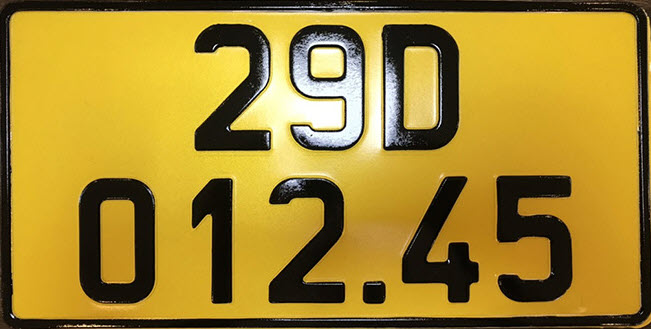
#> input picture Chuong3/images/Thuchanh3_1.jpg, 651 x 329 px, given in place of Cat_test_9.jpg, which was not available
$ jupyter execute 200_2121050443_NguyenVanPhu_BaiTest_So1.ipynb   (text cells are left out)
#> lines starting #> are read from the running program, lines starting #| are printed output that depends on the picture; after the words box and inside, x2 and y2 are one past the last pixel; in counts of white or black regions, pixels touching at a corner belong together; pictures that were not available may be replaced by others from this repository, and a replacement may not be noted
[cell 1]
#Import các thư viện sử dụng:
import numpy as np
import pandas as pd
import matplotlib.pyplot as plt
import cv2

[cell 2]
#Đọc ảnh
img = cv2.imread('Pic/Pic_original/Cat_test_9.jpg',1)
#> img is the input picture: shape (329, 651, 3); mean B, G, R 47.2, 135.6, 164.8

#Chiều cao chiều rộng của ảnh
h = img.shape[0]
#> h = 329
w = img.shape[1]
#> w = 651

#In ra độ phân giải
print('Độ phân giải của ảnh là:', h, 'x', w)
#| Độ phân giải của ảnh là: 329 x 651

#In ra số pixel điểm ảnh
print('Số pixel điểm ảnh là:', img.size)
#| Số pixel điểm ảnh là: 642537

#Hiển thị ảnh
plt.imshow(cv2.cvtColor(img,cv2.COLOR_BGR2RGB))
plt.show()

[cell 3]
#Hiển thị ảnh YUV
plt.subplot(1,2,1)
plt.imshow(cv2.cvtColor(img,cv2.COLOR_BGR2YUV))

#Hiển thị ảnh HSV
plt.subplot(1,2,2)
plt.imshow(cv2.cvtColor(img,cv2.COLOR_BGR2HSV))
plt.show()
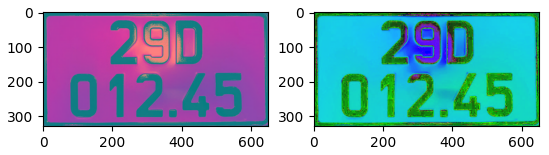
#> figure drawn by matplotlib, 2 panels

[cell 4]
#Lưu ảnh HSV và YUV vào thư mục Saves
cv2.imwrite('Pic/Saves/2121050443_img_yuv.jpg',cv2.cvtColor(img,cv2.COLOR_BGR2YUV))
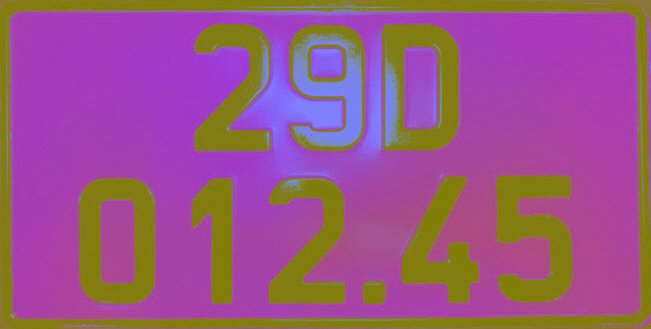
#> saved as 2121050443_img_yuv.jpg: shape (329, 651, 3); mean B, G, R 134.3, 85.2, 154.8
cv2.imwrite('Pic/Saves/2121050443_img_hsv.jpg',cv2.cvtColor(img,cv2.COLOR_BGR2HSV))
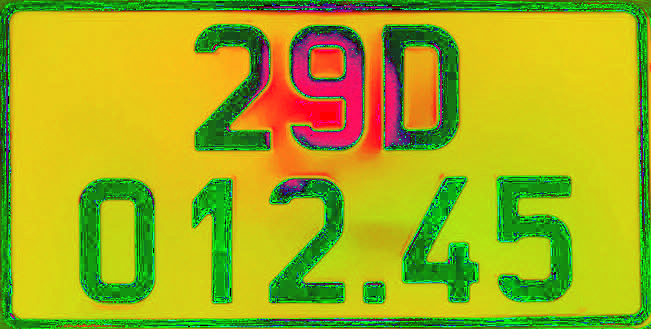
#> saved as 2121050443_img_hsv.jpg: shape (329, 651, 3); mean B, G, R 27.6, 174.4, 165.5
#> Out = True

[cell 5]
#Chiều cao và chiều rộng của ảnh

h = img.shape[0]
w = img.shape[1]

st='Ảnh gốc'

#Thay đổi kích thước ảnh theo tham số nhập vào:
scale = int(input('Nhập vào tỉ lệ % thay đổi kích thước ảnh: '))
#> the answer given: 3

#In ra kich thước ảnh gốc
print('1. Kích thước ảnh gốc: ',h ,'x', w)
#| 1. Kích thước ảnh gốc:  329 x 651

#Tính toán lại kích thước ảnh:
h_new = int((h * scale)/100)
#> h_new = 9
w_new = int((w * scale)/100)
#> w_new = 19

#In ra kích thước ảnh sau khi thay đổi
print('2. Kích thước ảnh sau thay đổi: ',h_new ,'x', w_new)
#| 2. Kích thước ảnh sau thay đổi:  9 x 19

st_new = 'Ảnh Đã Scale'

d_sv = (w_new,h_new)
#> d_sv = (19, 9)

#Nếu giá trị <100 hiển thị ảnh thu nhỏ bằng thuật toán INTER_AREA
if scale < 100:
    img_new = cv2.resize(img,
                        d_sv,
                        interpolation=cv2.INTER_AREA)
    print('--> NOTE: Bạn sẽ thu nhỏ ảnh(Thuật toán: cv2.INTER_AREA)')

#Nếu giá trị >=100 hiển thị ảnh phóng to bằng thuật toán INTER_CUBIC
else:
    img_new = cv2.resize(img,
                        d_sv,
                        interpolation=cv2.INTER_CUBIC)
    print("--> NOTE: Bạn sẽ phóng to ảnh(Thuật toán: cv2.INTER_CUBIC)")

#Ảnh gốc ban đầu
plt.figure(figsize=(15,7))
plt.subplot(1,2,1)
plt.imshow(cv2.cvtColor(img, cv2.COLOR_BGR2RGB))
plt.title(st)

#Ảnh sau khi thay đổi kích thước
plt.subplot(1,2,2)
plt.imshow(cv2.cvtColor(img_new, cv2.COLOR_BGR2RGB))
plt.title(st_new)

plt.show()
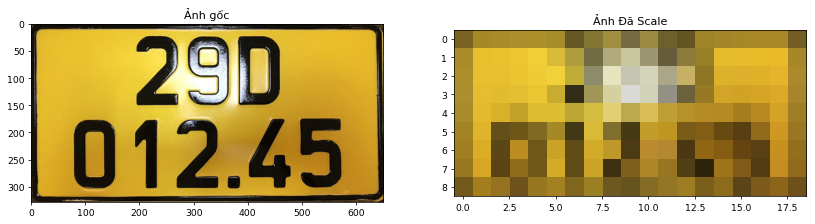
#> figure drawn by matplotlib, 2 panels

[cell 6]
#Lưu ảnh ra thư mục Saves
cv2.imwrite('Pic/Saves/2121050443_img_scale.jpg',img_new)
#> Out = True

[cell 7]
#Đọc ảnh ở chế độ ảnh xám
img = cv2.imread('Pic/Pic_original/Cat_test_9.jpg',0)
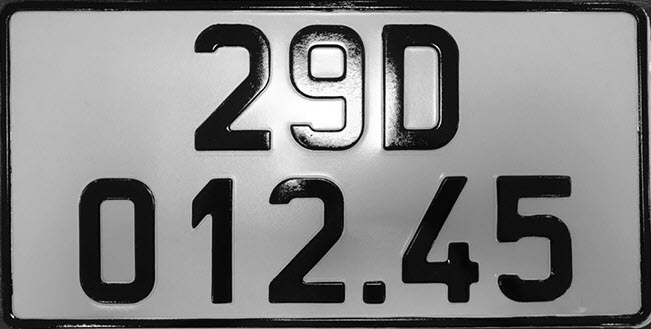
#> img: shape (329, 651); min 0, max 255, mean 134.3

#Ảnh xám
plt.figure(figsize=(15,7))
plt.subplot(1,2,1)
plt.imshow(img,cmap='gray')

#Ảnh sau khi xử lý góc phần tư trắng đen
plt.subplot(1,2,2)
img[350:700,0:600]=0
img[0:350,600:1200]=255
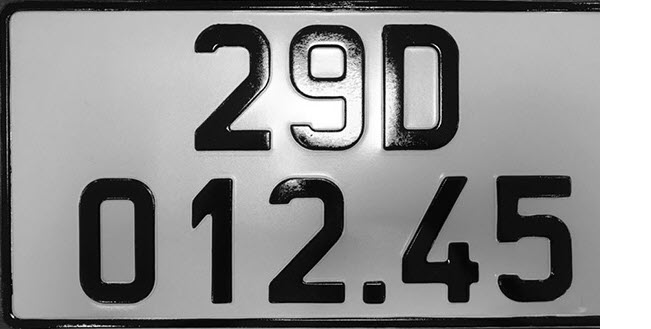
#> img: shape (329, 651); 7.83% of pixels changed, all inside (x1, y1, x2, y2) = (600, 0, 651, 329)

plt.imshow(img,cmap='gray')
plt.show()

[cell 8]
#Lưu ảnh ra thư mục Saves
cv2.imwrite('Pic/Saves/2121050443_img_gray.jpg',img)
#> Out = True

[cell 9]
#Thực hiện xoay ảnh 180 độ
img_180do = cv2.flip(img, 0)
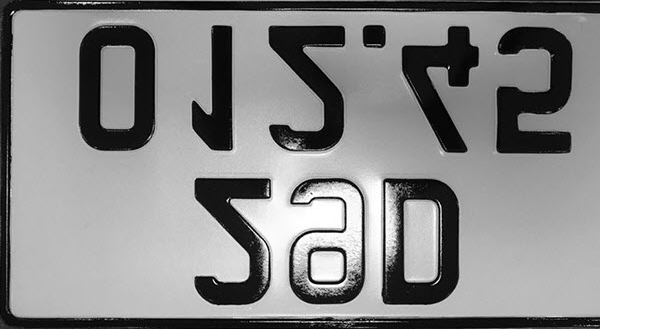
#> img_180do: shape (329, 651); min 0, max 255, mean 144.1

#Ảnh xám sau khi xử lý góc phần tư trắng đen
plt.figure(figsize=(10,5))
plt.subplot(1,2,1)
plt.imshow(img,cmap='gray')
plt.title('Ảnh Gray')

#Ảnh sau khi xử lý xoay 180 độ
plt.subplot(1,2,2)
plt.imshow(img_180do,cmap='gray')
plt.title('Ảnh Đã XOAY - LẬT')
plt.show()

[cell 10]
#Lưu ảnh xoay 180 độ ra thư mục Saves
cv2.imwrite('Pic/Saves/2121050443_img_rotate_flip.jpg',img_180do)
#> Out = True

[cell 11]
#Đọc và hiển thị ảnh Cat_test_001.jpg

img = cv2.imread('Pic/Pic_original/Cat_test_001.jpg',1)
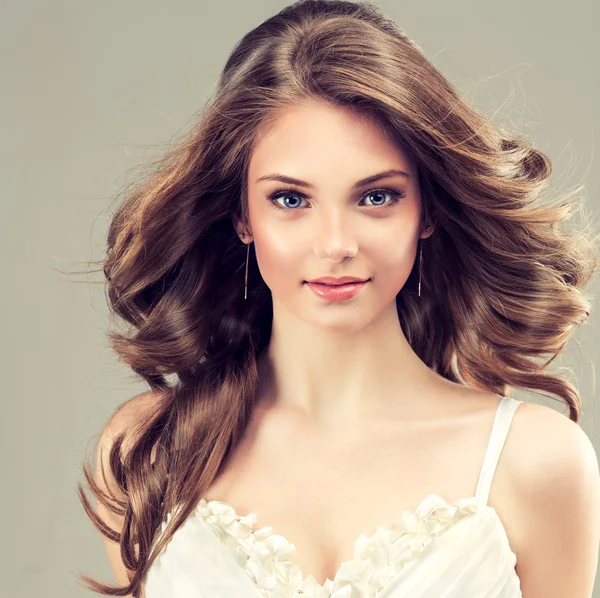
#> input picture Chuong3/images/Thuchanh3_2.jpeg, 600 x 598 px, given in place of Cat_test_001.jpg, which was not available
#> img is the input picture: shape (598, 600, 3); mean B, G, R 140.5, 155.1, 176.6

plt.imshow(cv2.cvtColor(img,cv2.COLOR_BGR2RGB))
plt.grid()
plt.show()

[cell 12]
#Ảnh cắt ra từ Cat_test_001.jpg
img_like = img[85:400,35:210]
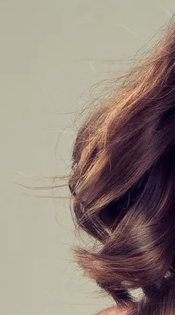
#> img_like: shape (315, 175, 3); mean B, G, R 124.3, 134, 148.4

plt.imshow(cv2.cvtColor(img_like,cv2.COLOR_BGR2RGB))
plt.grid()
plt.show()

[cell 13]
#Lưu ảnh vừa cẳt vào thư mục Saves
cv2.imwrite('Pic/Saves/2121050443.img_Cat_Like.jpg',img_like)
#> Out = True
